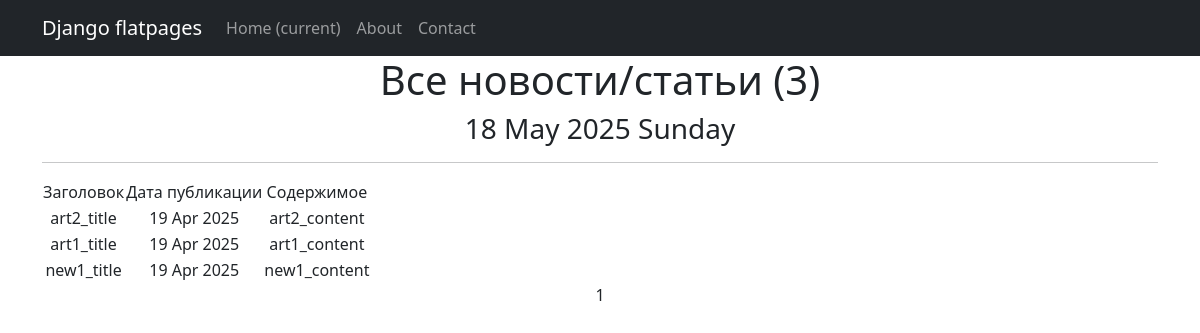
Before: /news/ with the older database file.
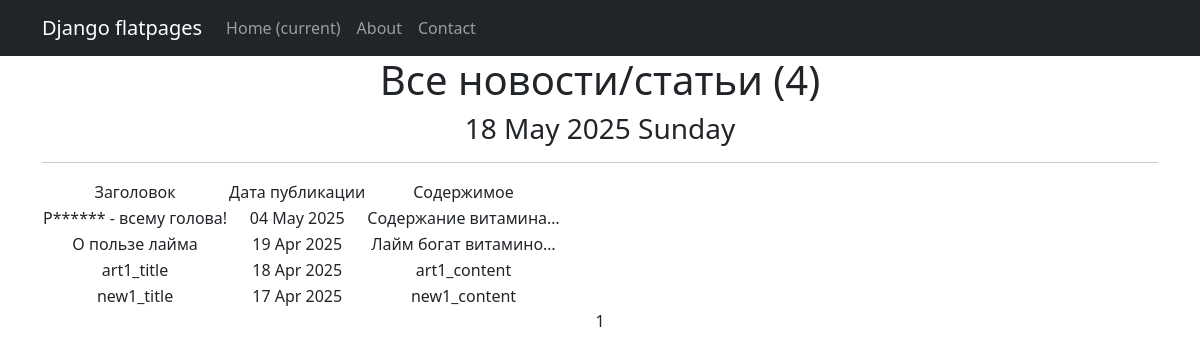
After: the same page with the newer database file.
### news/models.py (models this page shows, shortened)
class Post(models.Model):
    author = models.ForeignKey(Author, on_delete=models.CASCADE) # связь «один ко многим» с моделью Author;
    is_article = models.BooleanField(default=False) # поле с выбором: новость - False, статья - True
    date_time_out = models.DateTimeField(auto_now_add=True) # автоматически добавляемая дата и время создания;
    category = models.ManyToManyField(Category, through = 'PostCategory')
    title = models.CharField(max_length=255) # заголовок статьи/новости;
    content = models.TextField() # текст статьи/новости;
    rate = models.FloatField(default=0.0) # рейтинг статьи/новости.

### news/views.py (the view)
# urls.py: path('news/', NewsList.as_view(), name='news_list'),
class NewsList(ListView):
    model = Post
    ordering = '-date_time_out'
    template_name = 'news.html'
    context_object_name = 'news'
    paginate_by = 10  # указываем количество записей на странице

### news/templatetags/custom_filters.py (called while the page is built)
@register.filter(name='censor')
def censor(data):
    if isinstance(data, str):
        words = data.split()
        censored_text = []
        for word in words:
            replaced = 0
            for bad_word in bad_list:
                idx = word.find(bad_word)
                if idx >= 0:
                    replace = bad_word[0] + '*' * (len(bad_word) - 1)
                    censored_word = word.replace(bad_word, replace)
                    censored_text.append(censored_word)
                    replaced = 1
                    break
            if not replaced:
                censored_text.append(word)
        return ' '.join(censored_text)
    else:
        raise ValueError("Фильтр censor может быть применен только к строкам.")

### news/templatetags/custom_tags.py (called while the page is built)
@register.simple_tag()
def current_time(format_string='%d %m %Y'):
   return datetime.now().strftime(format_string)

### templates/news.html (shortened to what this page needs)
{% extends 'flatpages/default.html' %}
{% load custom_filters %}
{% load custom_tags %}
{% block content %}
    <h1>Все новости/статьи ({{ news|length }})</h1>
    <h3>{% current_time '%d %b %Y %A' %}</h3>
    <hr>
    {% if news %}
        <table>
            <tr>
                <td>Заголовок</td>
                <td>Дата публикации</td>
                <td>Содержимое</td>
            </tr>
            {% for new in news %}
            <tr>
                <td>{{ new.title|censor }}</td>
                <td>{{ new.date_time_out|date:'d M Y'}}</td>
                <td>{{ new.content|truncatechars:20|censor }}</td>
            </tr>
            {% endfor %}
        </table>
    {% else %}
        <h2>Новостей/статей нет!</h2>
    {% endif %}
    {{ page_obj.number }}
{% endblock content %}

### templates/flatpages/default.html (shortened to what this page needs)
<!DOCTYPE html>
<html lang="en">
{% load static %}
    <head>
        <link href="{% static 'css/styles.css' %}" rel="stylesheet" />
    </head>
    <body>
        <nav class="navbar navbar-expand-lg navbar-dark bg-dark static-top">
           <div class="container">
               <a class="navbar-brand" href="#">Django flatpages</a>
               <div class="collapse navbar-collapse" id="navbarResponsive">
                   <ul class="navbar-nav ml-auto">
                       <li class="nav-item active">
                           <a class="nav-link" href="#">Home
                               <span class="sr-only">(current)</span>
                           </a>
                       </li>
                       <li class="nav-item">
                           <a class="nav-link" href="/about/">About</a>
                       </li>
                       <li class="nav-item">
                           <a class="nav-link" href="/contacts/">Contact</a>
                       </li>
                   </ul>
               </div>
           </div>
        </nav>
        <div class="container">
            <div class="row">
                <div class="col-lg-12 text-center">
                    {% block content %}{% endblock content %}
                </div>
            </div>
        </div>
    </body>
</html>

Changed rows visible on the page:
added Post: title|censor "Р****** - всему голова!", date_time_out "04 May 2025", content|censor "Содержание витамина…"
changed Post: title|censor "art2_title" → "О пользе лайма"; content|censor "art2_content" → "Лайм богат витамино…"
changed Post "art1_title": date_time_out "19 Apr 2025" → "18 Apr 2025"
changed Post "new1_title": date_time_out "19 Apr 2025" → "17 Apr 2025"
Other visible differences:
{{ news|length }}: "3" → "4"
